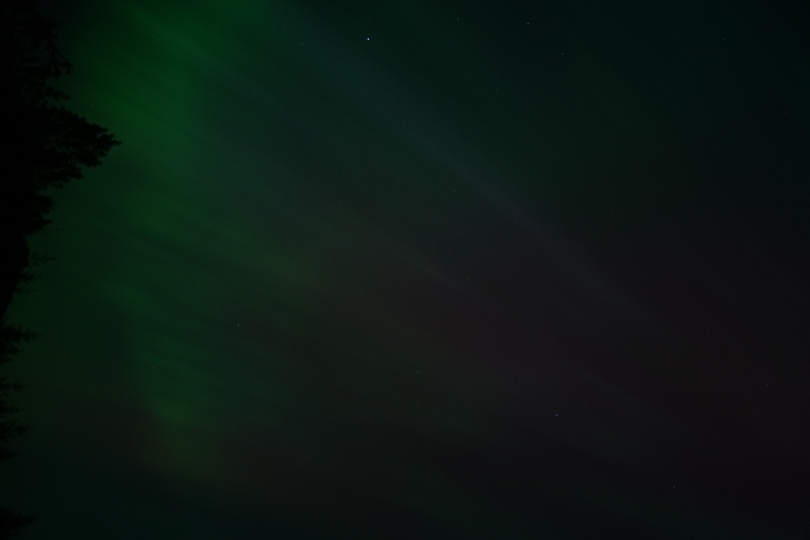
#> input picture projects/aurora/Large_DSC01695.JPG, 1619 x 1080 px (shown at 1/2 size)
$ python -i visual_fingerprints.py   (imports and definitions only)
#> lines starting #> are read from the running program, lines starting #| are printed output that depends on the picture
"""Offline Pillow visual matching. No source photographs are ever written.

generate_index(photos, root, cache_path, output_path, *, check=False, stats=None)
accepts [{'path': '/projects/series/photo.jpg', 'project': 'series'}, ...].
Project defaults to the path's parent directory. Returns only the public schema;
optional stats is populated with count/computed/cached/seconds/public_bytes.
--check uses stat signatures and cached features only; never decodes or writes.
Changing features, thresholds or scoring requires bumping CACHE_VERSION.
"""
from __future__ import annotations

import argparse
import colorsys
from contextlib import contextmanager
import json
import math
import os
from pathlib import Path, PurePosixPath
import sys
import tempfile
import time
from types import SimpleNamespace

from PIL import Image, ImageOps, ImageStat

CACHE_VERSION = 1
LIMIT = 48


class VisualIndexError(ValueError):
    """Invalid input, unreadable photograph, or stale check result."""


def _json_bytes(value: dict) -> bytes:
    return json.dumps(value, ensure_ascii=False, separators=(',', ':'), allow_nan=False).encode('utf-8')


# [21 lines left out: functions _read_json, _atomic_write, not called in this run]


def _fingerprint(path: Path) -> dict:
#> called with path = '../projects/aurora/Large_DSC01695.JPG'
    try:
        with Image.open(path) as original:
#> original is the input picture: PIL image 1619x1080 RGB; mean R, G, B 11.4, 23.3, 18.2
            width, height = original.size
#> width = 1619; height = 1080
            if original.getexif().get(274) in {5, 6, 7, 8}:
                width, height = height, width
#> width = 1080; height = 1619
            # JPEG decoder reduces work before EXIF transpose forces loading.
            original.draft('RGB', (128, 128))
            image = ImageOps.exif_transpose(original).convert('RGB').resize((64, 64), Image.Resampling.LANCZOS)
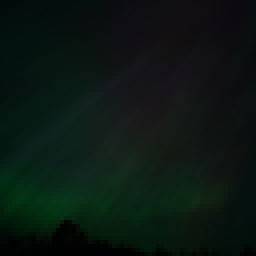
#> image: PIL image 64x64 RGB (shown 4 times larger); mean R, G, B 11.4, 23.3, 18.2
        gray = image.convert('L')
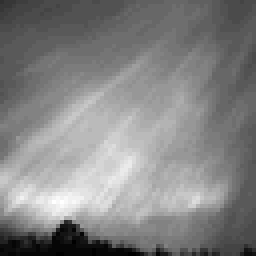
#> gray: PIL image 64x64 L (shown 4 times larger); min 0, max 37, mean 19.1; drawn with min black and max white
        palette = [0.0] * 16
        saturation = 0.0
        pixels = image.tobytes()
        for r, g, b in zip(pixels[0::3], pixels[1::3], pixels[2::3]):
            hue, sat, value = colorsys.rgb_to_hsv(r / 255, g / 255, b / 255)
            saturation += sat
            # Soft hue assignment avoids a discontinuity at the red wraparound.
            chroma = min(1.0, max(0.0, (sat - 0.08) / 0.22)) * min(1.0, value / 0.15)
            position = hue * 12
            lower = int(position) % 12
            fraction = position - int(position)
            palette[lower] += chroma * (1 - fraction) / 4096
            palette[(lower + 1) % 12] += chroma * fraction / 4096
            palette[12 + min(3, int(value * 4))] += (1 - chroma) / 4096
#> this loop made 4096 passes
#> (r, g, b, hue, sat, value, saturation, chroma) on passes 1 to 3: (1, 10, 9, 0.481, 0.9, 0.0392, 0.9, 0.261), (1, 11, 10, 0.483, 0.909, 0.0431, 1.81, 0.288), (1, 11, 10, 0.483, 0.909, 0.0431, 2.72, 0.288)
#> after the loop, palette = [9.67e-06, 1.93e-05, 2.59e-05, 0.00059, 0.0733, 0.283, 0.109, 0.0143, 0.0143, 0.0158, 0.00417, 0.000333, 0.485, 0, 0, 0]; saturation = 2054.1
        histogram = gray.histogram()
#> histogram = 256 values, max 281 at index 16, min 0 at index 38, mean 16
        luma = [sum(histogram[i:i + 32]) / 4096 for i in range(0, 256, 32)]
#> luma = [0.965, 0.0347, 0, 0, 0, 0, 0, 0]
        # BOX averages exact 16x16 pixel regions rather than sampling points.
        composition = [value / 255 for value in gray.resize((4, 4), Image.Resampling.BOX).tobytes()]
#> composition = [0.0471, 0.0549, 0.0627, 0.0549, 0.0706, 0.0941, 0.0902, 0.0627, 0.098, 0.118, 0.102, 0.0706, 0.0706, 0.0745, 0.0824, 0.0588]
        summary = ImageStat.Stat(gray)
        small = gray.resize((9, 8), Image.Resampling.LANCZOS).tobytes()
        dhash = sum(int(small[y * 9 + x] > small[y * 9 + x + 1]) << (y * 8 + x)
                    for y in range(8) for x in range(8))
#> dhash = 16347179276389376192
        return {'palette': palette, 'luma': luma, 'composition': composition,
                'mean': summary.mean[0] / 255, 'contrast': summary.stddev[0] / 255,
                'saturation': saturation / 4096, 'aspect': width / height,
                'dhash': format(dhash, '016x')}
    except (OSError, ValueError, SyntaxError, Image.DecompressionBombError) as exc:
        raise VisualIndexError(f'Cannot fingerprint {path}: {exc}') from exc


# [191 lines left out: functions _valid_feature, _distance, _rank, generate_index, _catalog_photos, main, not called in this run]


# [2 lines not run here, left out]

>>> result = _fingerprint('../projects/aurora/Large_DSC01695.JPG')
#> result = 8 items

$ run again, on projects/cincy-2020/Large_DSC06507.JPG
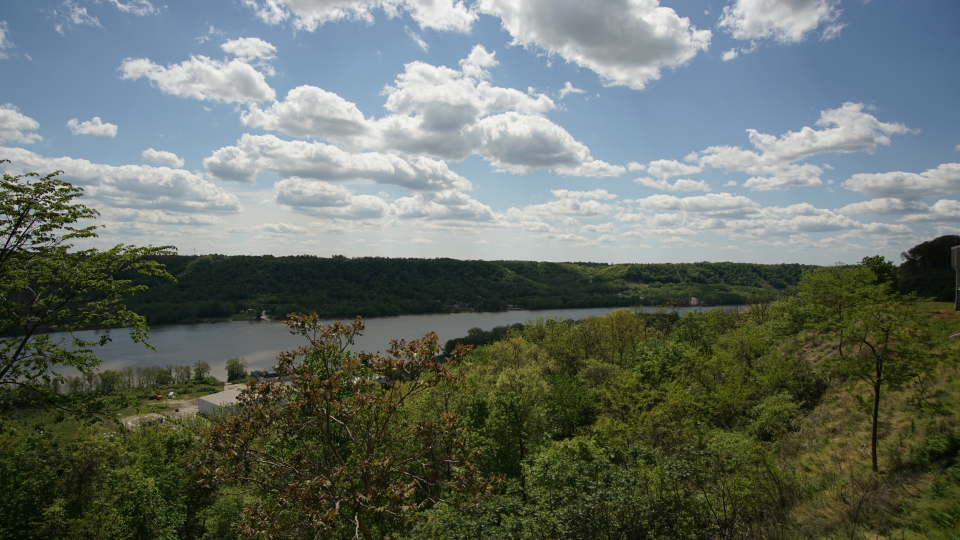
#> input picture projects/cincy-2020/Large_DSC06507.JPG, 1919 x 1080 px (shown at 1/2 size)
#> in _fingerprint, original is the input picture: PIL image 1919x1080 RGB; mean R, G, B 102, 110.8, 103.2
#> in _fingerprint, `image = ImageOps.exif_transpose(original).convert('RGB').resize((64, 6..`:
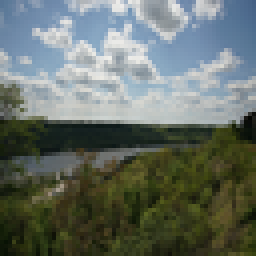
#> image: PIL image 64x64 RGB (shown 4 times larger); mean R, G, B 102, 110.8, 103.2
#> in _fingerprint, `gray = image.convert('L')`:
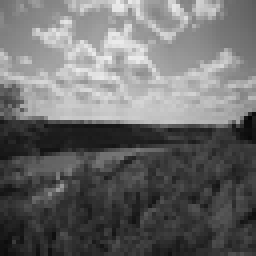
#> gray: PIL image 64x64 L (shown 4 times larger); min 3, max 238, mean 107.3
#> the loop in _fingerprint, `for r, g, b in zip(pixels[0::3], pixels[1::3], pixels[2::3]):` made 4096 passes
#> (r, g, b, hue, sat, value, saturation, chroma) on passes 1 to 3: (87, 116, 147, 0.586, 0.408, 0.576, 0.408, 1), (90, 120, 150, 0.583, 0.4, 0.588, 0.808, 1), (93, 123, 153, 0.583, 0.392, 0.6, 1.2, 1)
#> after the loop in _fingerprint, `for r, g, b in zip(pixels[0::3], pixels[1::3], pixels[2::3]):`: palette = [0, 0.0339, 0.272, 0.109, 0.0119, 0.0221, 0.0188, 0.18, 0.00674, 0, 0, 0, 0.0292, 0.0425, 0.119, 0.156]; saturation = 1368.8
#> histogram = 256 values, max 61 at index 49, min 0 at index 0, mean 16
#> luma = [0.0762, 0.311, 0.12, 0.0688, 0.15, 0.153, 0.109, 0.0125]
#> composition = [0.588, 0.718, 0.663, 0.518, 0.565, 0.698, 0.706, 0.608, 0.216, 0.239, 0.227, 0.208, 0.18, 0.188, 0.192, 0.224]
#> dhash = 13008215007047513296
#> result = 8 items

$ run again, on projects/cincy-2020/Large_DSC06876.JPG
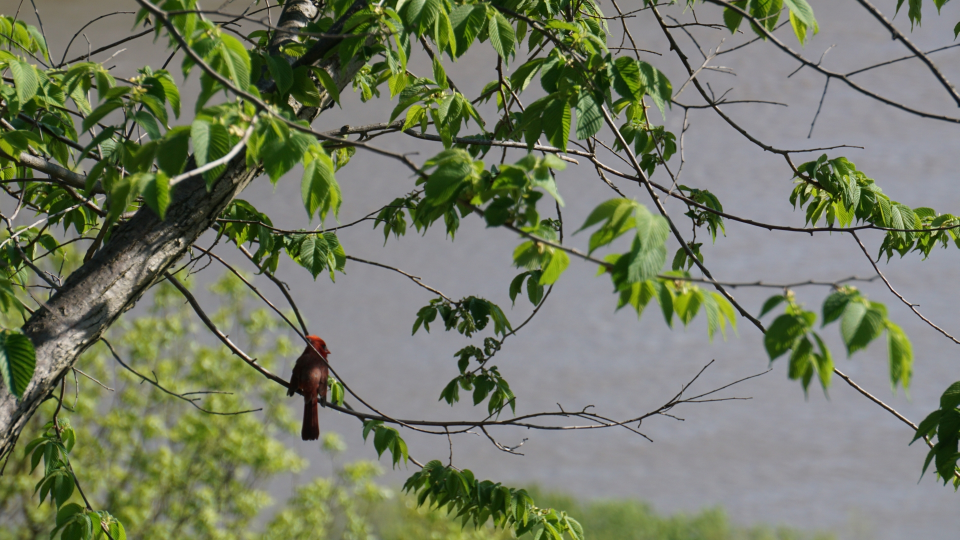
#> input picture projects/cincy-2020/Large_DSC06876.JPG, 1919 x 1080 px (shown at 1/2 size)
#> in _fingerprint, original is the input picture: PIL image 1919x1080 RGB; mean R, G, B 116.1, 122.6, 100.3
#> in _fingerprint, `image = ImageOps.exif_transpose(original).convert('RGB').resize((64, 6..`:
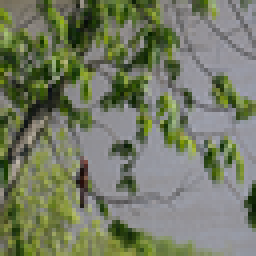
#> image: PIL image 64x64 RGB (shown 4 times larger); mean R, G, B 116.1, 122.6, 100.4
#> in _fingerprint, `gray = image.convert('L')`:
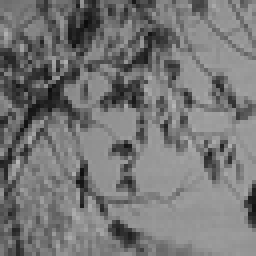
#> gray: PIL image 64x64 L (shown 4 times larger); min 11, max 182, mean 118.1
#> the loop in _fingerprint, `for r, g, b in zip(pixels[0::3], pixels[1::3], pixels[2::3]):` made 4096 passes
#> (r, g, b, hue, sat, value, saturation, chroma) on passes 1 to 3: (120, 112, 92, 0.119, 0.233, 0.471, 0.233, 0.697), (115, 108, 89, 0.122, 0.226, 0.451, 0.459, 0.664), (115, 110, 92, 0.13, 0.2, 0.451, 0.659, 0.545)
#> after the loop in _fingerprint, `for r, g, b in zip(pixels[0::3], pixels[1::3], pixels[2::3]):`: palette = [0.00233, 0.00893, 0.184, 0.245, 0.0148, 0.000785, 0.000156, 0.000575, 0.000716, 5.21e-05, 0, 8.4e-05, 0.00981, 0.107, 0.426, 0]; saturation = 1069.3
#> histogram = 256 values, max 118 at index 150, min 0 at index 0, mean 16
#> luma = [0.0166, 0.0894, 0.139, 0.245, 0.494, 0.0159, 0, 0]
#> composition = [0.412, 0.345, 0.404, 0.533, 0.302, 0.424, 0.455, 0.533, 0.447, 0.494, 0.537, 0.529, 0.427, 0.49, 0.525, 0.557]
#> dhash = 10125299537637118483
#> result = 8 items

$ run again, on projects/crows/Large_DSC01690.JPG
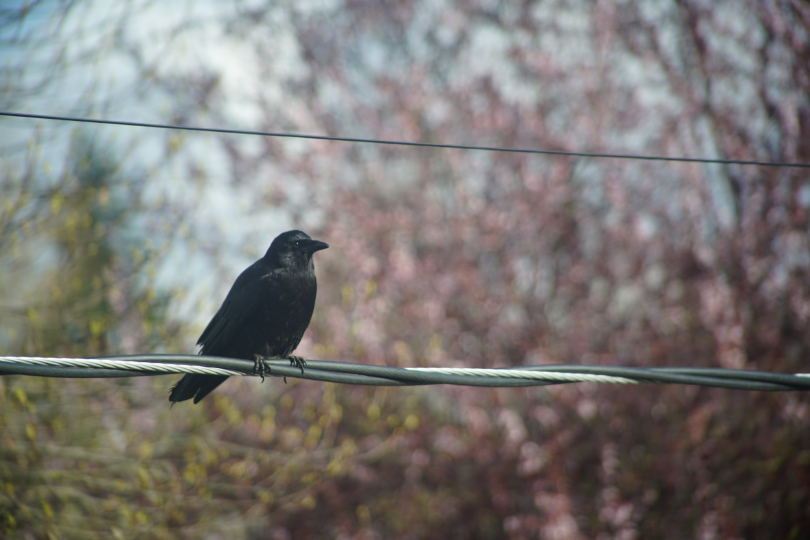
#> input picture projects/crows/Large_DSC01690.JPG, 1619 x 1080 px (shown at 1/2 size)
#> in _fingerprint, original is the input picture: PIL image 1619x1080 RGB; mean R, G, B 123.3, 120.2, 116.9
#> in _fingerprint, `image = ImageOps.exif_transpose(original).convert('RGB').resize((64, 6..`:
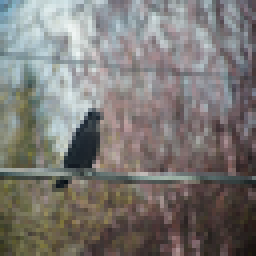
#> image: PIL image 64x64 RGB (shown 4 times larger); mean R, G, B 123.3, 120.2, 116.9
#> in _fingerprint, `gray = image.convert('L')`:
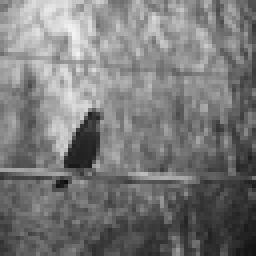
#> gray: PIL image 64x64 L (shown 4 times larger); min 14, max 243, mean 120.7
#> the loop in _fingerprint, `for r, g, b in zip(pixels[0::3], pixels[1::3], pixels[2::3]):` made 4096 passes
#> (r, g, b, hue, sat, value, saturation, chroma) on passes 1 to 3: (102, 148, 178, 0.566, 0.427, 0.698, 0.427, 1), (116, 153, 178, 0.567, 0.348, 0.698, 0.775, 1), (108, 136, 151, 0.558, 0.285, 0.592, 1.06, 0.931)
#> after the loop in _fingerprint, `for r, g, b in zip(pixels[0::3], pixels[1::3], pixels[2::3]):`: palette = [0.0975, 0.116, 0.0721, 0.00491, 0.00066, 0.00243, 0.0192, 0.0305, 0.00066, 0.000461, 0.000561, 0.00929, 0.0211, 0.193, 0.348, 0.0834]; saturation = 635.5
#> histogram = 256 values, max 48 at index 123, min 0 at index 0, mean 16
#> luma = [0.00781, 0.11, 0.187, 0.259, 0.232, 0.135, 0.062, 0.00732]
#> composition = [0.71, 0.678, 0.608, 0.498, 0.58, 0.631, 0.514, 0.455, 0.467, 0.396, 0.459, 0.329, 0.384, 0.353, 0.31, 0.208]
#> dhash = 16064043924846337260
#> result = 8 items
